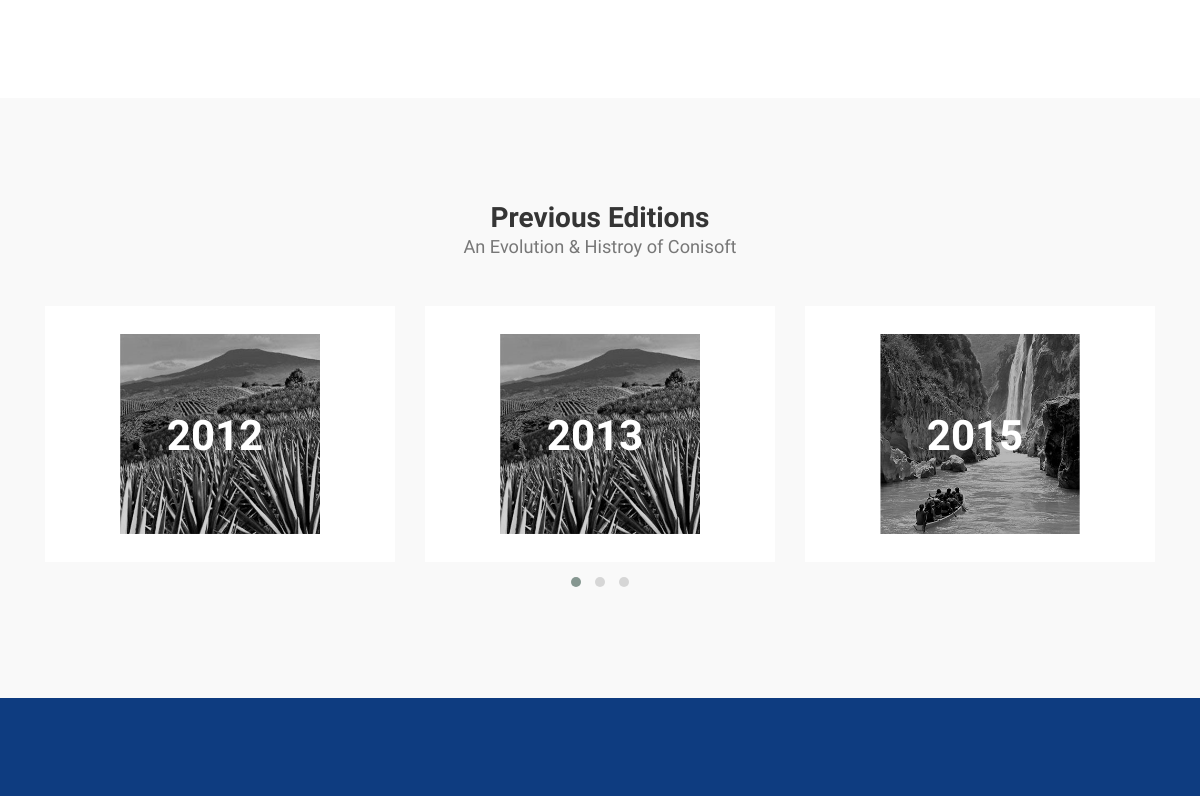
The app's page / (middle part), older data.
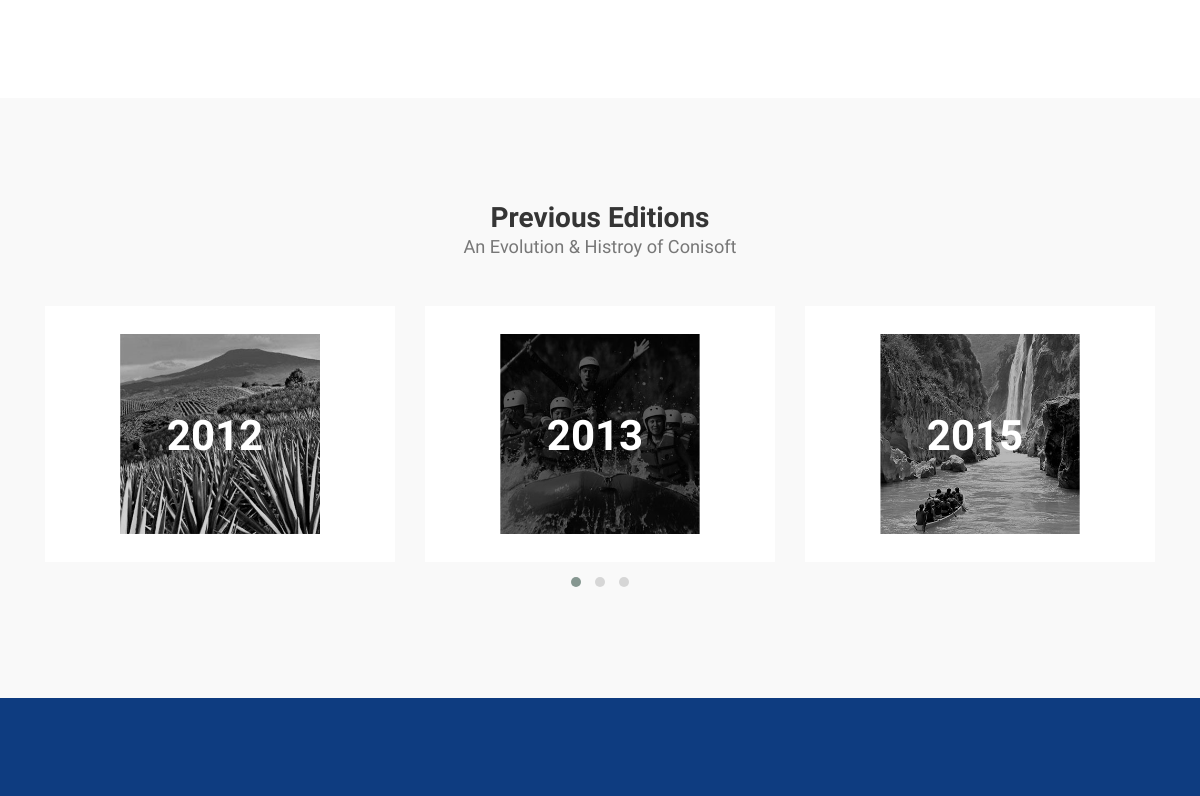
The same page, newer data.
### mainApp/models.py (models this page shows, shortened)
class Edition(models.Model):
    year = models.CharField(max_length=4)
    image = models.ImageField(upload_to=None, height_field=None, width_field=None, max_length=100)
    link = models.URLField()

### mainApp/views.py (the view)
        def obj_function(request):
            returned_objects_dictionary = {'editions':Edition.objects.all(), 'topics':Topic.objects.all(),
            'requirements':PaperRequirement.objects.all(), 'courses':Course.objects.all(), 'carosels':Carosel.objects.all()}
            return render(request, 'index.html', returned_objects_dictionary)

### mainApp/views.py (called while the page is built)
    def as_view():
        def obj_function(request):
            returned_objects_dictionary = {'editions':Edition.objects.all(), 'topics':Topic.objects.all(),
            'requirements':PaperRequirement.objects.all(), 'courses':Course.objects.all(), 'carosels':Carosel.objects.all()}
            return render(request, 'index.html', returned_objects_dictionary)
        return obj_function

### templates/index.html (shortened to what this page needs)
{% extends 'base.html' %}
{% load static %}
{% block content %}
<section id="courses">
</section>
<section id="testimonial">
     <div class="container">
          <div class="row">
               <div class="col-md-12 col-sm-12">
                    <div class="section-title">
                         <h2>Previous Editions <small>An Evolution & Histroy of Conisoft</small></h2>
                    </div>
                    <div class="owl-carousel owl-theme owl-client">
                         {% for object in editions %}
                         <div class="col-md-4 col-sm-4">
                              <div class="item">
                                   <div class="tst-author">
                                        <a href="{{ object.link }}">
                                             <h4>{{ object.year }}</h4>
                                        </a>
                                        <div class="tst-image">
                                             <img src='{{ object.image.url }}' class="img-responsive"
                                                  alt="">
                                        </div>
                                   </div>
                              </div>
                         </div>
                         {% endfor %}
                    </div>
               </div>
          </div>
</section>
<section id="contact">
</section>
{% endblock content %}

### templates/base.html (shortened to what this page needs)
{% load static %}
<!DOCTYPE html>
<html lang="en">
<head>
     <link rel="stylesheet" href="{% static 'css/bootstrap.min.css' %}">
     <link rel="stylesheet" href="{% static 'css/font-awesome.min.css' %}">
     <link rel="stylesheet" href="{% static 'css/owl.carousel.css' %}">
     <link rel="stylesheet" href="{% static 'css/owl.theme.default.min.css' %}">
     <link rel="stylesheet" href="{% static 'css/templatemo-style.css' %}">
</head>
<body id="top" data-spy="scroll" data-target=".navbar-collapse" data-offset="50">
    <main>
        {% block content %}
        {% endblock %}
    </main>
</body>
</html>

### static/css/templatemo-style.css (style rules this page uses)
body { background: #ffffff; font-family: 'Nunito', sans-serif; overflow-x: hidden; padding-top: 70px; }
h1, h2, h3, h4, h5, h6 { font-family: 'Muli', sans-serif; font-weight: bold; line-height: inherit; }
h2 { color: #353535; font-size: 2em; padding-bottom: 10px; }
html { -webkit-font-smoothing: antialiased; }
a { color: #252525; -webkit-transition: 0.5s; transition: 0.5s; text-decoration: none !important; }
a, input, button, .form-control { -webkit-transition: 0.5s; transition: 0.5s; }
.section-title { padding-bottom: 40px; }
.section-title h2 { margin: 0; }
.section-title small { display: block; }
section { position: relative; padding: 100px 0; }
#team, #testimonial { background: #f9f9f9; }
#team, #testimonial { text-align: center; }
#testimonial .item { background: #ffffff; padding: 2em 2em; text-align: left; }
#courses .col-md-4, #testimonial .col-md-4 { display: block; width: 100%; }
.tst-image img { width: 70% !important; max-width: 20rem; height: auto; margin-left: auto; margin-right: auto; }
.tst-author h4 { margin: 0; position: absolute; left: 36%; top: 39%; font-weight: bold; font-size: 300%; color: white; }
#contact { background: #0e3c80; }

Row changes from the older to the newer data that the page shows:
changed Edition (number 2 of 3 on the later page): image: a different picture
